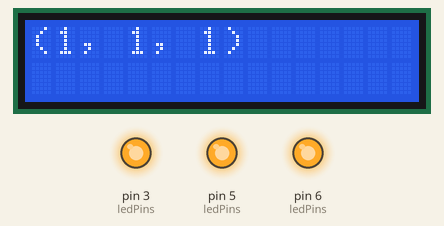
This sketch was run on a simulated Arduino Uno, built with avr-gcc and run on an emulated ATmega328P. Parts: 16×2 character LCD, output pins drawn as LEDs (lit = HIGH).

Above: at 1.2 s.
At 9.1 s:
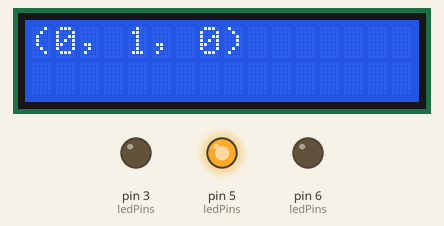
At 10.1 s:
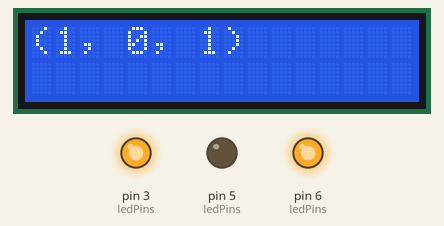
At 20.1 s:
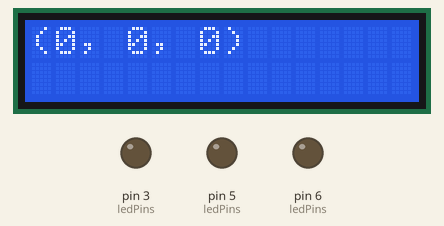
At 25.4 s:
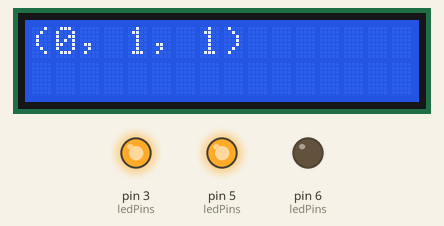
At 35.3 s:
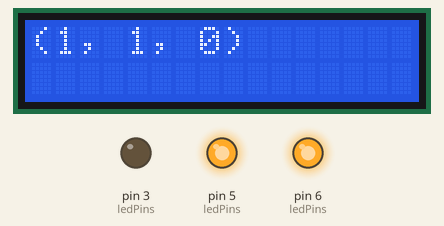
Timing chart, 0 to 40.0 s (numbered marks = the images above):
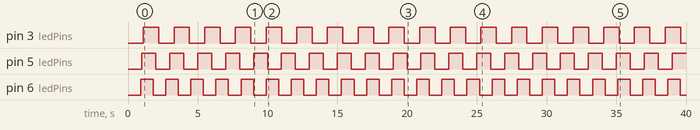

The sketch:

zad2.ino
```cpp
#include <Wire.h>
#include <LiquidCrystal_I2C.h>
#include <OneWire.h>
#include <DallasTemperature.h>

LiquidCrystal_I2C lcd(0x27, 16, 2);
OneWire oneWire(A1);
DallasTemperature sensors(&oneWire);

#define LED_RED 6
#define LED_GREEN 5
#define LED_BLUE 3

unsigned long previousMillisRed = 0;
unsigned long previousMillisGreen = 0;
unsigned long previousMillisBlue = 0;

const unsigned long intervalRed = 900;    // RED
const unsigned long intervalGreen = 1000; // GREEN
const unsigned long intervalBlue = 1100;  // BLUE

bool redState = LOW;
bool greenState = LOW;
bool blueState = LOW;

void initRGB() {
  const int ledPins[] = {LED_RED, LED_GREEN, LED_BLUE};
  for (int i = 0; i < 3; i++) {
    pinMode(ledPins[i], OUTPUT);
    digitalWrite(ledPins[i], LOW);
  }
}

void setup() {
    lcd.init();
    lcd.backlight();

  initRGB();
}

void changeLED(unsigned long currentMillis, unsigned long& previousMillis, const unsigned long interval, bool& state, const int led) {
  if (currentMillis - previousMillis >= interval) {
    previousMillis = currentMillis;
    state = !state;
    digitalWrite(led, state);

    //nie jest konieczne, ale do debugowania fajne
    displayLEDState();
  }
}

void displayLEDState() {
  lcd.clear(); // clear the LCD screen
  lcd.setCursor(0, 0); // set cursor to the beginning
  lcd.print("(");
  lcd.print(redState);  // print red LED state
  lcd.print(", ");
  lcd.print(greenState); // print green LED state
  lcd.print(", ");
  lcd.print(blueState);  // print blue LED state
  lcd.print(")");
}

void loop() {
    unsigned long currentMillis = millis();
    changeLED(currentMillis, previousMillisRed, intervalRed, redState, LED_RED);
    changeLED(currentMillis, previousMillisGreen, intervalGreen, greenState, LED_GREEN);
    changeLED(currentMillis, previousMillisBlue, intervalBlue, blueState, LED_BLUE);

    //kolejne zadania dla loopa tutaj

}
```

Measured:
- by itself, pin 3 (ledPins): alternates HIGH for 1.1 s and LOW for 1.1 s
- by itself, pin 5 (ledPins): alternates HIGH for 1.0 s and LOW for 1.0 s
- by itself, pin 6 (ledPins): alternates HIGH for 0.90 s and LOW for 0.90 s
- what the display in image 0 shows lasts 0.7 s, from 1.1 s to 1.8 s
- what the display in image 1 shows lasts 0.9 s, from 9.0 s to 9.9 s
- what the display in image 2 shows lasts 0.8 s, from 10.0 s to 10.8 s
